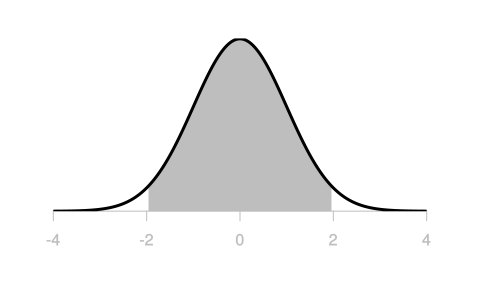

Write R code to recreate this figure.
par(mar=c(4, 2, 2, 2), yaxs="i")
plot.new()
plot.window(c(-4, 4), c(0, .4))
x <- seq(-4, 4, .01)
y <- dnorm(x)
clip(-1.96, 1.96, 0, .4)
polygon(x, y, col="grey", border=NA)
axis(1, col="grey", col.axis="grey")
clip(-4, 4, 0, .4)
lines(x, y, lwd=3)
